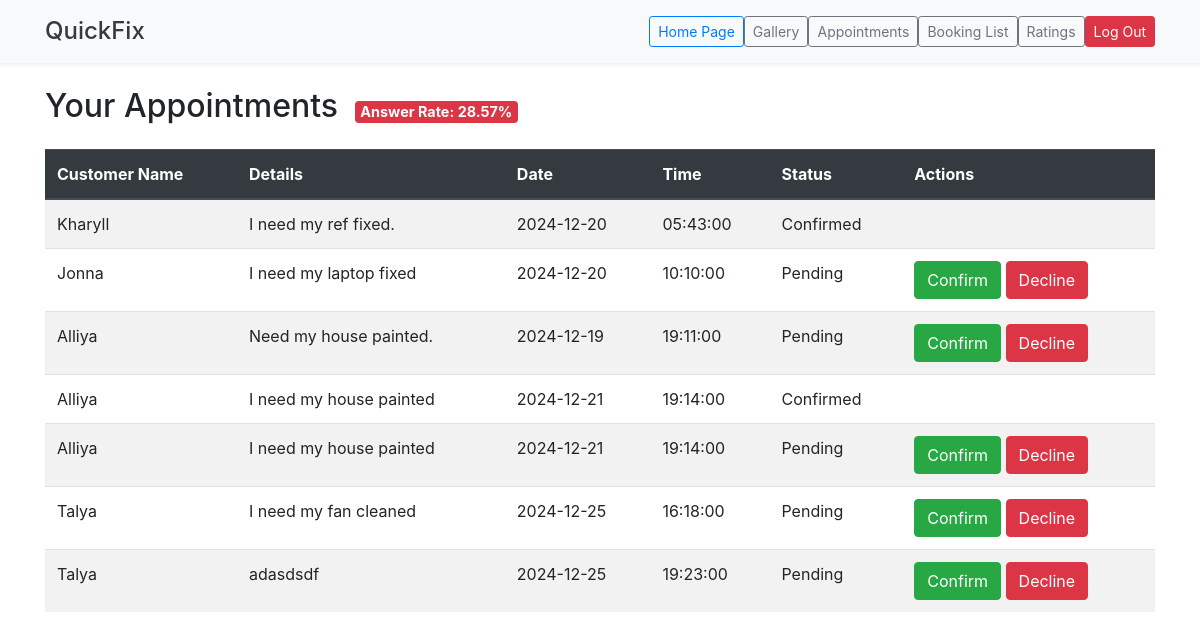
The app's page /pages/bookinglist.php (signed in) with its own data.
### tables this page shows
CREATE TABLE `appointments` (
  `id` int(11) NOT NULL,
  `customer_id` int(11) DEFAULT NULL,
  `fixer_id` int(11) NOT NULL,
  `customer_name` varchar(100) NOT NULL,
  `customer_email` varchar(100) NOT NULL,
  `date` date NOT NULL,
  `time` time NOT NULL,
  `details` text NOT NULL,
  `created_at` timestamp NOT NULL DEFAULT current_timestamp(),
  `updated_at` timestamp NOT NULL DEFAULT current_timestamp() ON UPDATE current_timestamp(),
  `status` enum('pending','confirmed','declined') DEFAULT 'pending'
);

### pages/bookinglist.php (the view, shortened to what this page needs)
<?php
require_once $_SERVER['DOCUMENT_ROOT'] . '/quickfix-php/config/db.php';
$user_id = $_SESSION['user_id'];
function calculateAnswerRate($user_id, $conn) {
    $stmt = $conn->prepare("SELECT COUNT(*) as total_appointments FROM appointments WHERE fixer_id = ?");
    $stmt->bind_param("i", $user_id);
    $stmt->execute();
    $result = $stmt->get_result();
    $total = $result->fetch_assoc()['total_appointments'];
    $stmt = $conn->prepare("SELECT COUNT(*) as answered_appointments FROM appointments WHERE fixer_id = ? AND (status = 'confirmed' OR status = 'declined')");
    $stmt->bind_param("i", $user_id);
    $stmt->execute();
    $result = $stmt->get_result();
    $answered = $result->fetch_assoc()['answered_appointments'];
    $answer_rate = $total > 0 ? round(($answered / $total) * 100, 2) : 0;
    $stmt = $conn->prepare("UPDATE fixers SET answer_rate = ? WHERE id = ?");
    return $answer_rate;
}
$answer_rate = calculateAnswerRate($user_id, $conn);
$stmt = $conn->prepare("SELECT * FROM appointments WHERE fixer_id = ?");
$stmt->bind_param("i", $user_id);
$stmt->execute();
$result = $stmt->get_result();
$appointments = $result->fetch_all(MYSQLI_ASSOC);
?>
<!DOCTYPE html>
<html lang="en">
<head>
    <link rel="stylesheet" href="https://stackpath.bootstrapcdn.com/bootstrap/4.5.2/css/bootstrap.min.css">
</head>
<body>
<header class="bg-light text-dark p-3 shadow-sm">
    <div class="container d-flex justify-content-between align-items-center">
        <h1 class="h4 mb-0">QuickFix</h1>
        <nav class="d-flex gap-2">
            <a href="fixerProfile.php" class="btn btn-outline-primary btn-sm">Home Page</a>
            <a href="certificates.php" class="btn btn-outline-secondary btn-sm">Gallery</a>
            <a href="appointments.php" class="btn btn-outline-secondary btn-sm">Appointments</a>
            <a href="bookinglist.php" class="btn btn-outline-secondary btn-sm">Booking List</a>
            <a href="ratings.php" class="btn btn-outline-secondary btn-sm">Ratings</a>
            <a href="/quickfix-php/pages/logout.php" class="btn btn-danger btn-sm">Log Out</a>
        </nav>
    </div>
</header>
<div class="container mt-4">
    <h2 class="mb-4">Your Appointments
        <span class="badge
            <?php
            if ($answer_rate >= 80) {
                echo 'badge-success answer-rate-high';
            } elseif ($answer_rate >= 50) {
                echo 'badge-warning answer-rate-medium';
            } else {
                echo 'badge-danger answer-rate-low';
            }
            ?> answer-rate-badge ml-2">
            Answer Rate: <?php echo $answer_rate; ?>%
        </span>
    </h2>
    <table class="table table-striped">
        <thead class="thead-dark">
            <tr>
                <th>Customer Name</th>
                <th>Details</th>
                <th>Date</th>
                <th>Time</th>
                <th>Status</th>
                <th>Actions</th>
            </tr>
        </thead>
        <tbody>
            <?php foreach ($appointments as $appointment): ?>
            <tr>
                <td><?php echo htmlspecialchars($appointment['customer_name']); ?></td>
                <td><?php echo htmlspecialchars($appointment['details']); ?></td>
                <td><?php echo htmlspecialchars($appointment['date']); ?></td>
                <td><?php echo htmlspecialchars($appointment['time']); ?></td>
                <td><?php echo ucfirst(htmlspecialchars($appointment['status'])); ?></td>
                <td>
                    <?php if ($appointment['status'] === 'pending'): ?>
                        <button class="btn btn-success confirm-btn" data-id="<?php echo $appointment['id']; ?>">Confirm</button>
                        <button class="btn btn-danger decline-btn" data-id="<?php echo $appointment['id']; ?>">Decline</button>
                    <?php endif; ?>
                </td>
            </tr>
            <?php endforeach; ?>
        </tbody>
    </table>
</div>
</body>
</html>

### pages/bookinglist.php (style rules this page uses)
.answer-rate-badge { font-size: 0.9rem; }
.answer-rate-low { background-color: #dc3545; color: white; }

### records on screen
appointments: customer_name "Kharyll", details "I need my ref fixed.", date "2024-12-20", time "05:43:00", status "Confirmed"
appointments: customer_name "Jonna", details "I need my laptop fixed", date "2024-12-20", time "10:10:00", status "Pending"
appointments: customer_name "Alliya", details "Need my house painted.", date "2024-12-19", time "19:11:00", status "Pending"
appointments: customer_name "Alliya", details "I need my house painted", date "2024-12-21", time "19:14:00", status "Confirmed"
appointments: customer_name "Alliya", details "I need my house painted", date "2024-12-21", time "19:14:00", status "Pending"
appointments: customer_name "Talya", details "I need my fan cleaned", date "2024-12-25", time "16:18:00", status "Pending"
appointments: customer_name "Talya", details "adasdsdf", date "2024-12-25", time "19:23:00", status "Pending"

### other values on screen
$answer_rate "28.57"
